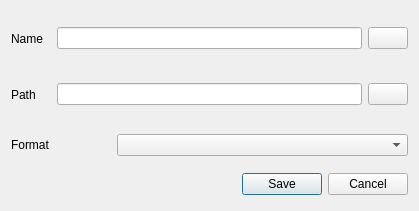
<?xml version="1.0" encoding="UTF-8"?>
<ui version="4.0">
 <class>DialogSavePlot</class>
 <widget class="QWidget" name="DialogSavePlot">
  <property name="geometry">
   <rect>
    <x>0</x>
    <y>0</y>
    <width>419</width>
    <height>211</height>
   </rect>
  </property>
  <property name="windowTitle">
   <string>Save chart</string>
  </property>
  <layout class="QGridLayout" name="gridLayout">
   <item row="0" column="0">
    <layout class="QHBoxLayout" name="horizontalLayout">
     <item>
      <widget class="QLabel" name="labelName">
       <property name="minimumSize">
        <size>
         <width>40</width>
         <height>45</height>
        </size>
       </property>
       <property name="maximumSize">
        <size>
         <width>40</width>
         <height>45</height>
        </size>
       </property>
       <property name="text">
        <string>Name</string>
       </property>
      </widget>
     </item>
     <item>
      <widget class="QLineEdit" name="lineEditName"/>
     </item>
     <item>
      <widget class="QPushButton" name="pushButtonNameOpen">
       <property name="toolTip">
        <string>Choose file name</string>
       </property>
       <property name="text">
        <string/>
       </property>
       <property name="icon">
        <iconset resource="ssdb.qrc">
         <normaloff>:/img/file.png</normaloff>:/img/file.png</iconset>
       </property>
      </widget>
     </item>
    </layout>
   </item>
   <item row="1" column="0">
    <layout class="QHBoxLayout" name="horizontalLayout_2">
     <item>
      <widget class="QLabel" name="labelPath">
       <property name="minimumSize">
        <size>
         <width>40</width>
         <height>45</height>
        </size>
       </property>
       <property name="maximumSize">
        <size>
         <width>40</width>
         <height>45</height>
        </size>
       </property>
       <property name="text">
        <string>Path</string>
       </property>
      </widget>
     </item>
     <item>
      <widget class="QLineEdit" name="lineEditPath"/>
     </item>
     <item>
      <widget class="QPushButton" name="pushButtonPathOpen">
       <property name="toolTip">
        <string>Choose directory path</string>
       </property>
       <property name="text">
        <string/>
       </property>
       <property name="icon">
        <iconset resource="ssdb.qrc">
         <normaloff>:/img/open_path.png</normaloff>:/img/open_path.png</iconset>
       </property>
      </widget>
     </item>
    </layout>
   </item>
   <item row="2" column="0">
    <layout class="QHBoxLayout" name="horizontalLayout_3">
     <item>
      <widget class="QLabel" name="labelFormat">
       <property name="minimumSize">
        <size>
         <width>48</width>
         <height>34</height>
        </size>
       </property>
       <property name="maximumSize">
        <size>
         <width>100</width>
         <height>34</height>
        </size>
       </property>
       <property name="text">
        <string>Format</string>
       </property>
      </widget>
     </item>
     <item>
      <widget class="QComboBox" name="comboBoxFormat">
       <property name="toolTip">
        <string>Choose file format</string>
       </property>
       <property name="toolTipDuration">
        <number>-1</number>
       </property>
      </widget>
     </item>
    </layout>
   </item>
   <item row="3" column="0">
    <widget class="QDialogButtonBox" name="buttonBox">
     <property name="locale">
      <locale language="Russian" country="Ukraine"/>
     </property>
     <property name="standardButtons">
      <set>QDialogButtonBox::Cancel|QDialogButtonBox::Save</set>
     </property>
    </widget>
   </item>
  </layout>
 </widget>
 <resources>
  <include location="ssdb.qrc"/>
 </resources>
 <connections/>
</ui>
